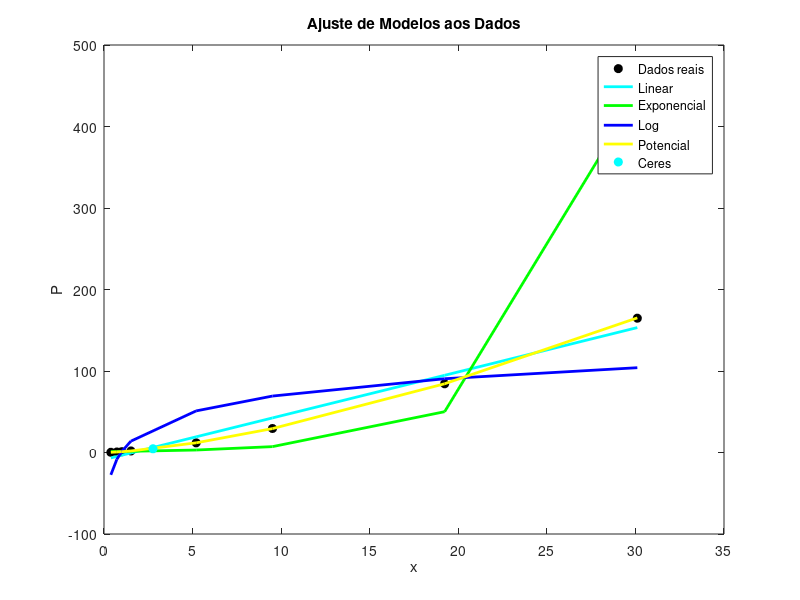

Write the MATLAB code that produced this figure.

x = [0.387, 0.723, 1.000, 1.523, 5.203, 9.510, 19.229, 30.107]';
P = [0.241, 0.615, 1.000, 1.881, 11.861, 29.457, 84.323, 164.790]';

M = [ones(size(x)), x];
Ln_X = [ones(size(x)), log(x)];

A = M' * M;
B = M' * P;
alfas_linear = A \ B;
P_linear = alfas_linear(1) + alfas_linear(2) * x;

B = M' * log(P);
alfas_exp = A \ B;
a_exp = exp(alfas_exp(1));
b_exp = exp(alfas_exp(2));
P_exp = a_exp * (b_exp .^ x);

A = Ln_X' * Ln_X;
B = Ln_X' * P;
alfas_log = A \ B;
P_log = alfas_log(1) + alfas_log(2) * log(x);

B = Ln_X' * log(P);
alfas_pot = A \ B;
a_pot = exp(alfas_pot(1));
b_pot = alfas_pot(2);
P_pot = a_pot * (x .^ b_pot);

x_ceres = 2.766;
P_ceres = a_pot * (x_ceres ^ b_pot)

figure;
plot(x, P, 'ko', 'markerfacecolor','k'); hold on;
plot(x, P_linear, 'c-', 'linewidth', 2);
plot(x, P_exp, 'g-', 'linewidth', 2);
plot(x, P_log, 'b-', 'linewidth', 2);
plot(x, P_pot, 'y-', 'linewidth', 2);
plot(x_ceres, P_ceres, 'co', 'markerfacecolor','c');
legend('Dados reais', 'Linear', 'Exponencial', 'Log', 'Potencial','Ceres');
xlabel('x');
ylabel('P');
title('Ajuste de Modelos aos Dados');






